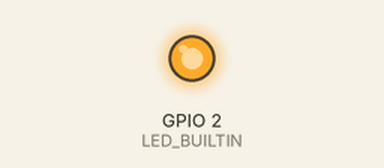
Recording of a sketch running on a simulated ESP8266 (NodeMCU). Shown: output pins drawn as LEDs (lit = HIGH, except the on-board LED, lit = LOW). WiFi joins after 1.5 s; servers stay silent unless stated; uploads are accepted with an empty reply; what the sketch prints to the serial monitor is not drawn.

Above: at 2.1 s.
At 20.3 s:
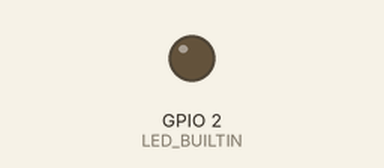
Timing chart, 0 to 21.8 s (numbered marks = the images above):
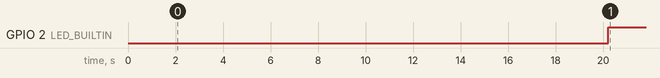

Measured:
- by itself, GPIO 2 (LED_BUILTIN): LOW → HIGH at 20.2 s

The sketch:

WiFiHoshi.ino
```cpp
#include <ESP8266WiFi.h>
#include <ESP8266HTTPClient.h>

const char* ssid = "Yellow Home";
const char* password = "14253678";

#define host  "http://hoshikala.ir/iot/"
#define getApp  "loglastjson.php"
#define setApp "insert.php"
#define token  "uqurzeVV8Sweqtqhhyqw"
#define id  "122"
#define getURL host getApp "?tkn=" token "&id=" id
#define setURL host setApp "?tkn=" token "&id=" id
const int interval = 20*1000;
int lastMilis;
String payload;

// WiFiUDP ntpUDP;
// NTPClient timeClient(ntpUDP);


void setup() {
  // put your setup code here, to run once:

  Serial.begin(115200);
  WiFi.begin(ssid, password);

  while (WiFi.status() != WL_CONNECTED) {
    delay(1000);
    Serial.print(".");
  }
  Serial.println("Connected");

  // timeClient.begin();
  // timeClient.update();
  pinMode(LED_BUILTIN, OUTPUT);
}

void loop() {

  // put your main code here, to run repeatedly:
  if(millis()>lastMilis + interval){
    lastMilis = millis();
    HTTPClient http;  //Declare an object of class HTTPClient

    String Payload;
    http.begin(getURL);  //Specify request destination
    int httpCode = http.GET();

    if (httpCode > 0) { //Check the returning code
    payload = http.getString();   //Get the request response payload
    int ina = ParsePayload("ina").toInt();
    digitalWrite(LED_BUILTIN,!ina);

    }

    http.end();   //Close connection

  }

}

String SetPayload(char* parameter,char* value){
  String url = String(setURL) + "&" + String(parameter) + "=" + String(value);
  return url;
}

String ParsePayload(char* label){
payload.replace("\"","");
payload.replace("}",",");
payload.replace("{","");
int start = payload.indexOf(label,0) + String(label).length()+1;
int end = payload.indexOf(",",start);
String data = payload.substring(start,end);
Serial.println(data);
return data;
}

void GetLastRow(){

}
```
